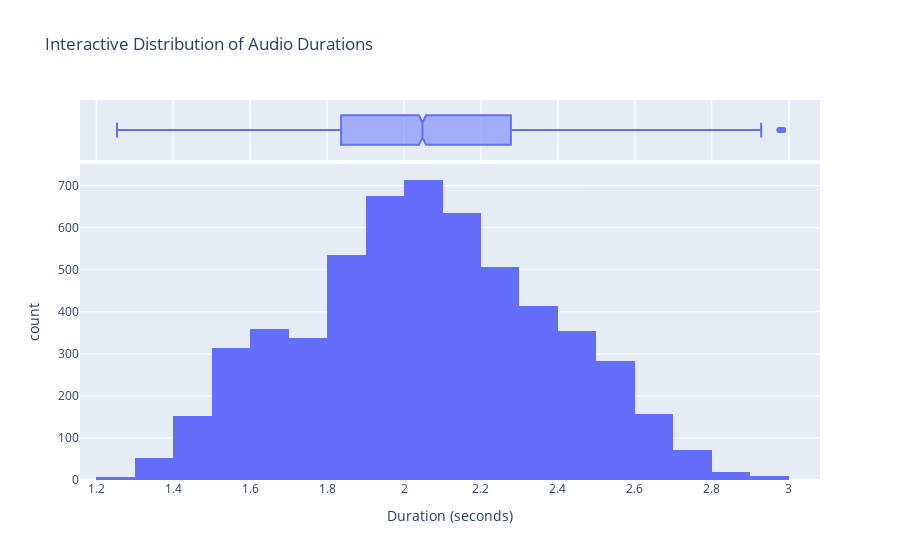

Here is the notebook cell this chart was saved with:
### Markdown cell above
***Histogram for Audio Duration Distribution***

### Code cell
import plotly.express as px

# Create an interactive histogram for audio duration distribution
fig_hist = px.histogram(df, 
                        x='duration', 
                        nbins=30, 
                        marginal='box',  # Add a boxplot above the histogram
                        title='Interactive Distribution of Audio Durations',
                        labels={'duration': 'Duration (seconds)'})

# Show the interactive histogram
fig_hist.show()

### Figure 1 — Plotly figure (JSON) as saved in the notebook; plotly's stock layout.template omitted (floating-point values rounded to 4 significant figures; data arrays with more than 128 entries replaced by an {"elided": "..."} marker saying what was removed)
{"data": [{"alignmentgroup": "True", "bingroup": "x", "hovertemplate": "Duration (seconds)=%{x}<br>count=%{y}<extra></extra>", "legendgroup": "", "marker": {"color": "#636efa", "pattern": {"shape": ""}}, "name": "", "nbinsx": 30, "offsetgroup": "", "orientation": "v", "showlegend": false, "type": "histogram", "x": {"elided": "5600 float values"}, "xaxis": "x", "yaxis": "y"}, {"alignmentgroup": "True", "hovertemplate": "Duration (seconds)=%{x}<extra></extra>", "legendgroup": "", "marker": {"color": "#636efa"}, "name": "", "notched": true, "offsetgroup": "", "showlegend": false, "type": "box", "x": {"elided": "5600 float values"}, "xaxis": "x2", "yaxis": "y2"}], "layout": {"barmode": "relative", "legend": {"tracegroupgap": 0}, "title": {"text": "Interactive Distribution of Audio Durations"}, "xaxis": {"anchor": "y", "domain": [0, 1], "title": {"text": "Duration (seconds)"}}, "xaxis2": {"anchor": "y2", "domain": [0, 1], "matches": "x", "showgrid": true, "showticklabels": false}, "yaxis": {"anchor": "x", "domain": [0, 0.8316], "title": {"text": "count"}}, "yaxis2": {"anchor": "x2", "domain": [0.8416, 1], "matches": "y2", "showgrid": false, "showline": false, "showticklabels": false, "ticks": ""}}}
